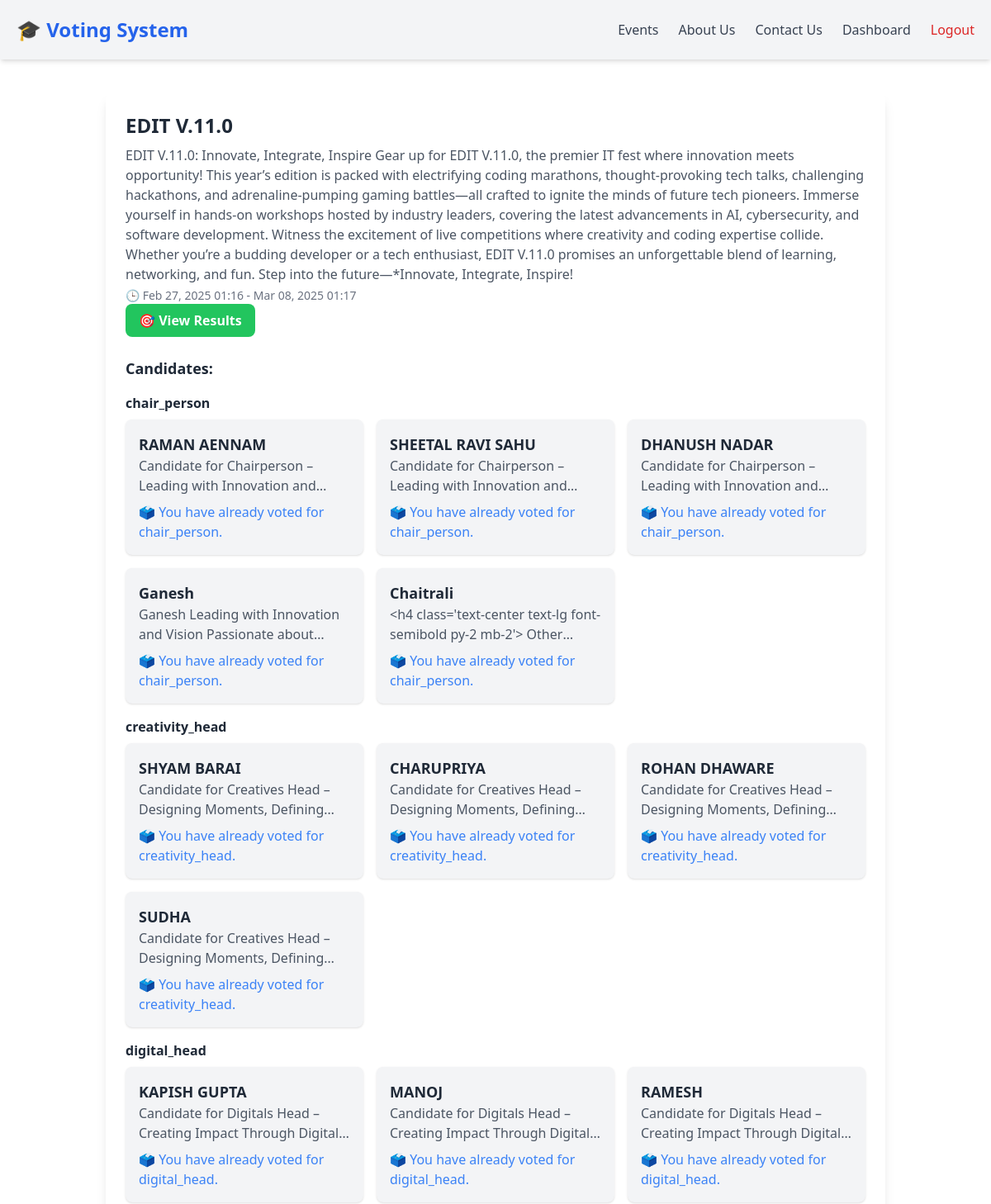
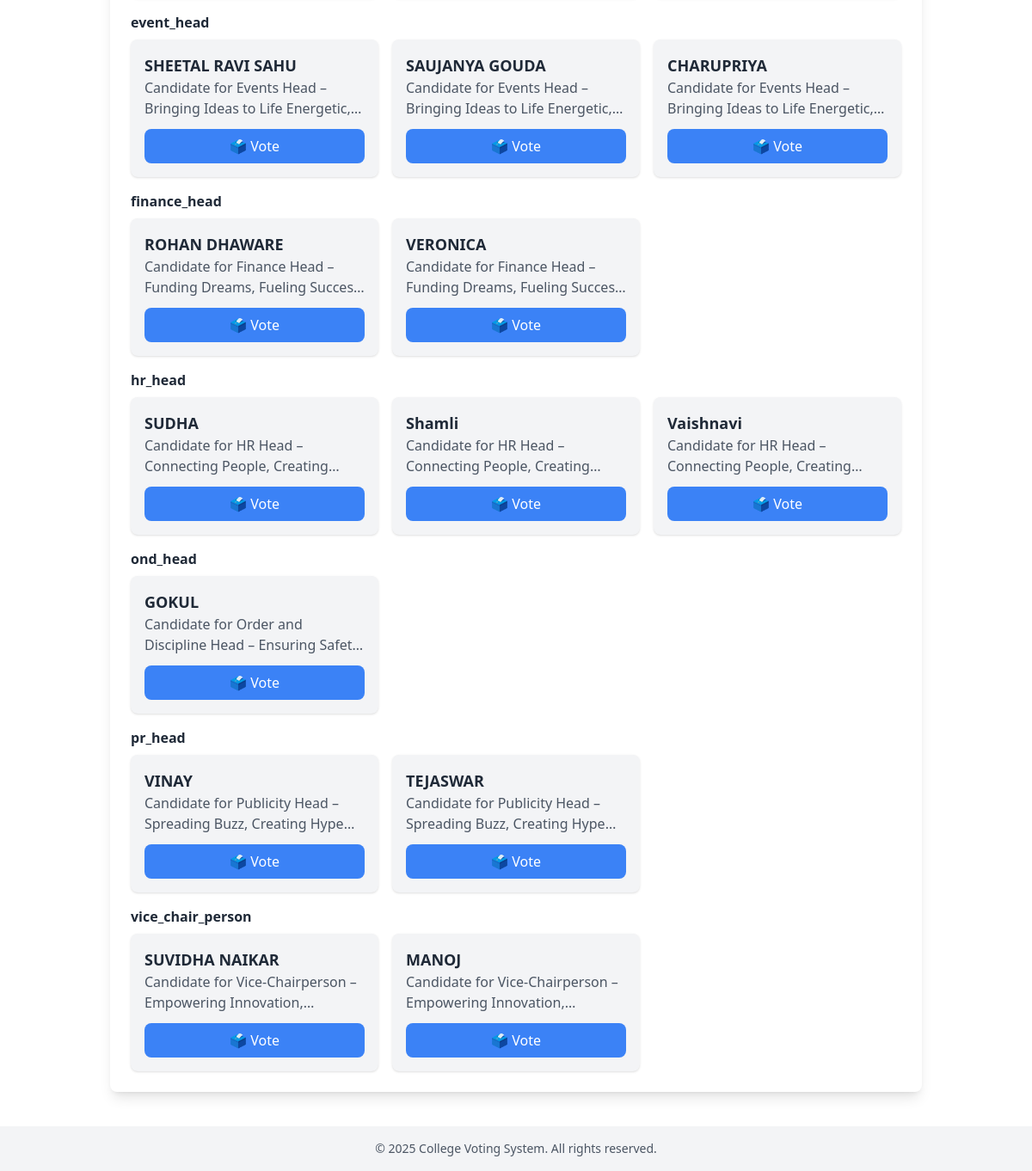
The page /events/4/ (signed in) on the database its author committed (2 pictures, top to bottom).
### events/models.py (models this page shows, shortened)
class Event(models.Model):
    name = models.CharField(max_length=255)
    description = models.TextField()
    start_time = models.DateTimeField()
    end_time = models.DateTimeField()

### candidates/models.py (models this page shows, shortened)
class Candidate(models.Model):
    POSITION_CHOICES = [
        ('chair_person', 'Chair Person'),
        ('vice_chair_person', 'Vice Chair Person'),
        ('event_head', 'Event Head'),
        ('creativity_head', 'Creative Head'),
        ('hr_head', 'HR Head'),
        ('pr_head', 'PR Head'),
        ('ond_head', 'OND Head'),
        ('finance_head', 'Finance Head'),
        ('digital_head', 'Digital Head'),
            ]
    user = models.ForeignKey(
        settings.AUTH_USER_MODEL,
        on_delete=models.CASCADE,
        related_name='candidate_profiles'
    )
    event = models.ForeignKey(
        'events.Event',
        on_delete=models.CASCADE,
        related_name='candidate_profiles'
    )
    position = models.CharField(
        max_length=50,
        choices=POSITION_CHOICES,
        default='other',
        help_text="Select the position the candidate is contesting for."
    )
    profile_details = models.TextField()

### users/models.py (models this page shows, shortened)
class CustomUser(AbstractBaseUser, PermissionsMixin):
    username = models.CharField(max_length=150, unique=True)
    email = models.EmailField(unique=True)
    is_candidate = models.BooleanField(default=False)
    is_staff = models.BooleanField(default=False)
    is_active = models.BooleanField(default=True)
    objects = CustomUserManager()
    USERNAME_FIELD = 'username'
    REQUIRED_FIELDS = ['email']

### events/views.py (the view)
# urls.py: path('<int:event_id>/', views.event_detail, name='event_detail'),
@login_required
@login_required
def event_detail(request, event_id):
    event = get_object_or_404(Event, id=event_id)
    candidates = Candidate.objects.filter(event=event).order_by('position')
    is_registered = EventRegistration.objects.filter(user=request.user, event=event).exists()
    voted_positions = Vote.objects.filter(user=request.user, event=event).values_list('candidate__position', flat=True)
    position_groups = {}
    for candidate in candidates:
        position_groups.setdefault(candidate.position, []).append(candidate)
    return render(request, 'events/event_detail.html', {
        'event': event,
        'position_groups': position_groups,
        'is_registered': is_registered,
        'voted_positions': voted_positions
    })

### events/templates/events/event_detail.html (shortened to what this page needs)
{% extends 'base.html' %}
{% block content %}
<div class="container mx-auto p-6">
    <div class="bg-white dark:bg-gray-800 p-6 rounded-lg shadow-lg">
        <h2 class="text-2xl font-bold text-gray-800 dark:text-white">{{ event.name }}</h2>
        <p class="text-gray-600 dark:text-gray-300 mt-2">{{ event.description }}</p>
        <p class="text-sm text-gray-500 mt-1">
            🕒 {{ event.start_time|date:"M d, Y H:i" }} - {{ event.end_time|date:"M d, Y H:i" }}
        </p>
        <a href="{% url 'event_results' event.id %}"
   class="bg-green-500 hover:bg-green-600 text-white font-semibold py-2 px-4 rounded-lg transition inline-block text-center">
   🎯 View Results
</a>
        {% if is_registered %}
        <h3 class="text-lg font-semibold mt-6">Candidates:</h3>
        {% for position, candidates_in_position in position_groups.items %}
            <h4 class="text-md font-semibold mt-4">{{ position }}</h4>
            <div class="grid grid-cols-1 md:grid-cols-2 lg:grid-cols-3 gap-4 mt-2">
                {% for candidate in candidates_in_position %}
                    <div class="bg-gray-100 dark:bg-gray-700 p-4 rounded-lg shadow hover:shadow-lg transition">
                        <h4 class="text-lg font-semibold">{{ candidate.user.username }}</h4>
                        <p class="text-gray-600 dark:text-gray-300 overflow-hidden text-ellipsis" style="-webkit-line-clamp: 2; display: -webkit-box; -webkit-box-orient: vertical; overflow: hidden">{{ candidate.profile_details }}</p>
                        {% if is_registered %}
                            {% if position not in voted_positions %}
                                <a href="{% url 'vote_for_candidate' event.id candidate.id %}"
                                   class="block mt-3 bg-blue-500 text-white text-center py-2 rounded-lg hover:bg-blue-600 transition">
                                    🗳️ Vote
                                </a>
                            {% else %}
                                <p class="text-blue-500 mt-2">🗳️ You have already voted for {{ position }}.</p>
                            {% endif %}
                        {% else %}
                            <p class="text-red-500 mt-2">❗ Register for this event to vote.</p>
                        {% endif %}
                    </div>
                {% empty %}
                    <p class="text-gray-500">No candidates available for this position.</p>
                {% endfor %}
            </div>
        {% endfor %}
</div>
        {% else %}
            <a href="{% url 'register_for_event' event.id %}"
   class="mt-4 inline-block bg-green-500 text-white px-4 py-2 rounded-lg hover:bg-green-600 transition">
    ✍️ Register to Vote
</a>
        {% endif %}
    </div>
{% endblock %}

### rows shown on the page
Event: name "EDIT V.11.0", description "EDIT V.11.0: Innovate, Integrate, Inspire Gear up for EDIT V.11.0, the premier IT fest where innovation meets opportunity! This year’s edition is packed with electrifying coding marathons, thought-provoking tech talks, challenging hackathons, and adrenaline-pumping gaming battles—all crafted to ignite the minds of future tech pioneers. Immerse yourself in hands-on workshops hosted by industry leaders, covering the latest advancements in AI, cybersecurity, and software development. Witness the excitement of live competitions where creativity and coding expertise collide. Whether you’re a budding developer or a tech enthusiast, EDIT V.11.0 promises an unforgettable blend of learning,…", start_time "Feb 27, 2025 01:16", end_time "Mar 08, 2025 01:17"
Candidate: position "chair_person", user.username "RAMAN AENNAM", profile_details "Candidate for Chairperson – Leading with Innovation…"
Candidate: user.username "SHEETAL RAVI SAHU", profile_details "Candidate for Chairperson – Leading with Innovation…"
Candidate: user.username "DHANUSH NADAR", profile_details "Candidate for Chairperson – Leading with Innovation…"
Candidate: user.username "Ganesh", profile_details "Ganesh Leading with Innovation and Vision Passionate…"
Candidate: user.username "Chaitrali", profile_details "<h4 class='text-center text-lg font-semibold py-2 mb-2'>…"
Candidate: position "creativity_head", user.username "SHYAM BARAI", profile_details "Candidate for Creatives Head – Designing Moments,…"
Candidate: user.username "CHARUPRIYA", profile_details "Candidate for Creatives Head – Designing Moments,…"
Candidate: user.username "ROHAN DHAWARE", profile_details "Candidate for Creatives Head – Designing Moments,…"
Candidate: user.username "SUDHA", profile_details "Candidate for Creatives Head – Designing Moments,…"
Candidate: position "digital_head", user.username "KAPISH GUPTA", profile_details "Candidate for Digitals Head – Creating Impact Through…"
Candidate: user.username "MANOJ", profile_details "Candidate for Digitals Head – Creating Impact Through…"
Candidate: user.username "RAMESH", profile_details "Candidate for Digitals Head – Creating Impact Through…"
Candidate: position "event_head", user.username "SHEETAL RAVI SAHU", profile_details "Candidate for Events Head – Bringing Ideas to Life…", shows "🗳️ Vote"
Candidate: user.username "SAUJANYA GOUDA", profile_details "Candidate for Events Head – Bringing Ideas to Life…", shows "🗳️ Vote"
Candidate: user.username "CHARUPRIYA", profile_details "Candidate for Events Head – Bringing Ideas to Life…", shows "🗳️ Vote"
Candidate: position "finance_head", user.username "ROHAN DHAWARE", profile_details "Candidate for Finance Head – Funding Dreams, Fueling…", shows "🗳️ Vote"
Candidate: user.username "VERONICA", profile_details "Candidate for Finance Head – Funding Dreams, Fueling…", shows "🗳️ Vote"
Candidate: position "hr_head", user.username "SUDHA", profile_details "Candidate for HR Head – Connecting People,…", shows "🗳️ Vote"
Candidate: user.username "Shamli", profile_details "Candidate for HR Head – Connecting People,…", shows "🗳️ Vote"
Candidate: user.username "Vaishnavi", profile_details "Candidate for HR Head – Connecting People,…", shows "🗳️ Vote"
Candidate: position "ond_head", user.username "GOKUL", profile_details "Candidate for Order and Discipline Head – Ensuring…", shows "🗳️ Vote"
Candidate: position "pr_head", user.username "VINAY", profile_details "Candidate for Publicity Head – Spreading Buzz, Creating…", shows "🗳️ Vote"
Candidate: user.username "TEJASWAR", profile_details "Candidate for Publicity Head – Spreading Buzz, Creating…", shows "🗳️ Vote"
Candidate: position "vice_chair_person", user.username "SUVIDHA NAIKAR", profile_details "Candidate for Vice-Chairperson – Empowering…", shows "🗳️ Vote"
Candidate: user.username "MANOJ", profile_details "Candidate for Vice-Chairperson – Empowering…", shows "🗳️ Vote"
